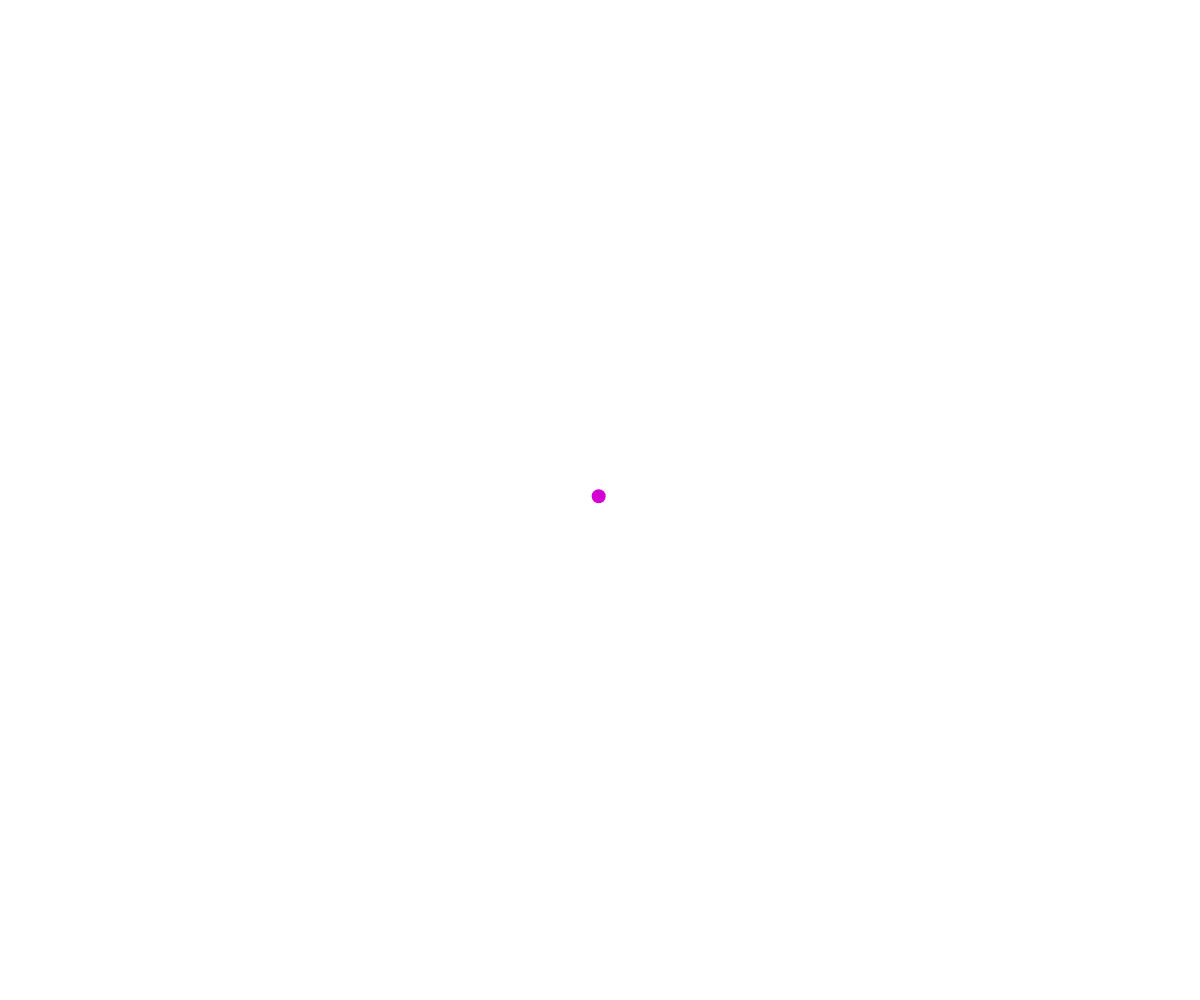
Frame 1 (no input)
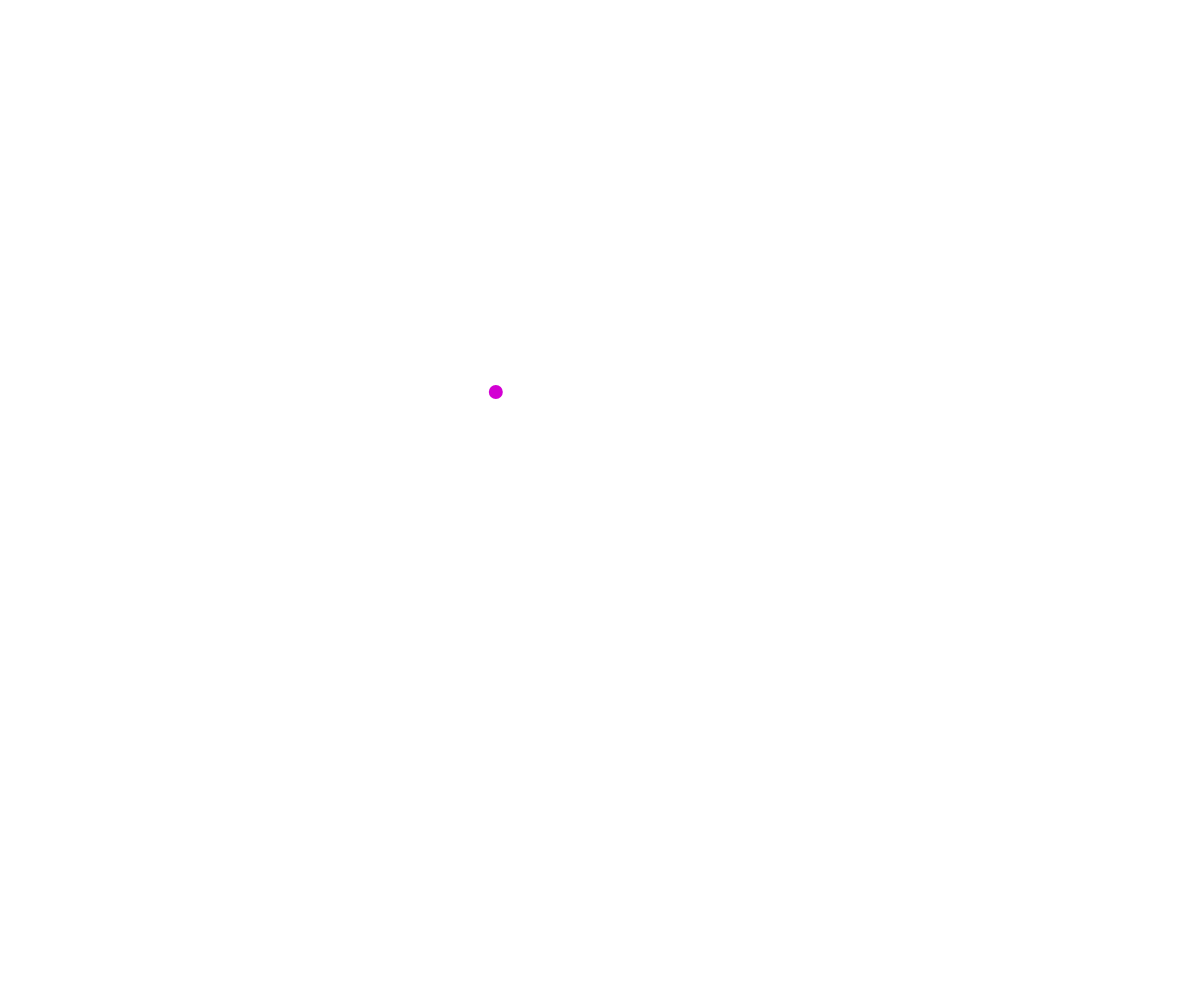
Frame 60 (no input)
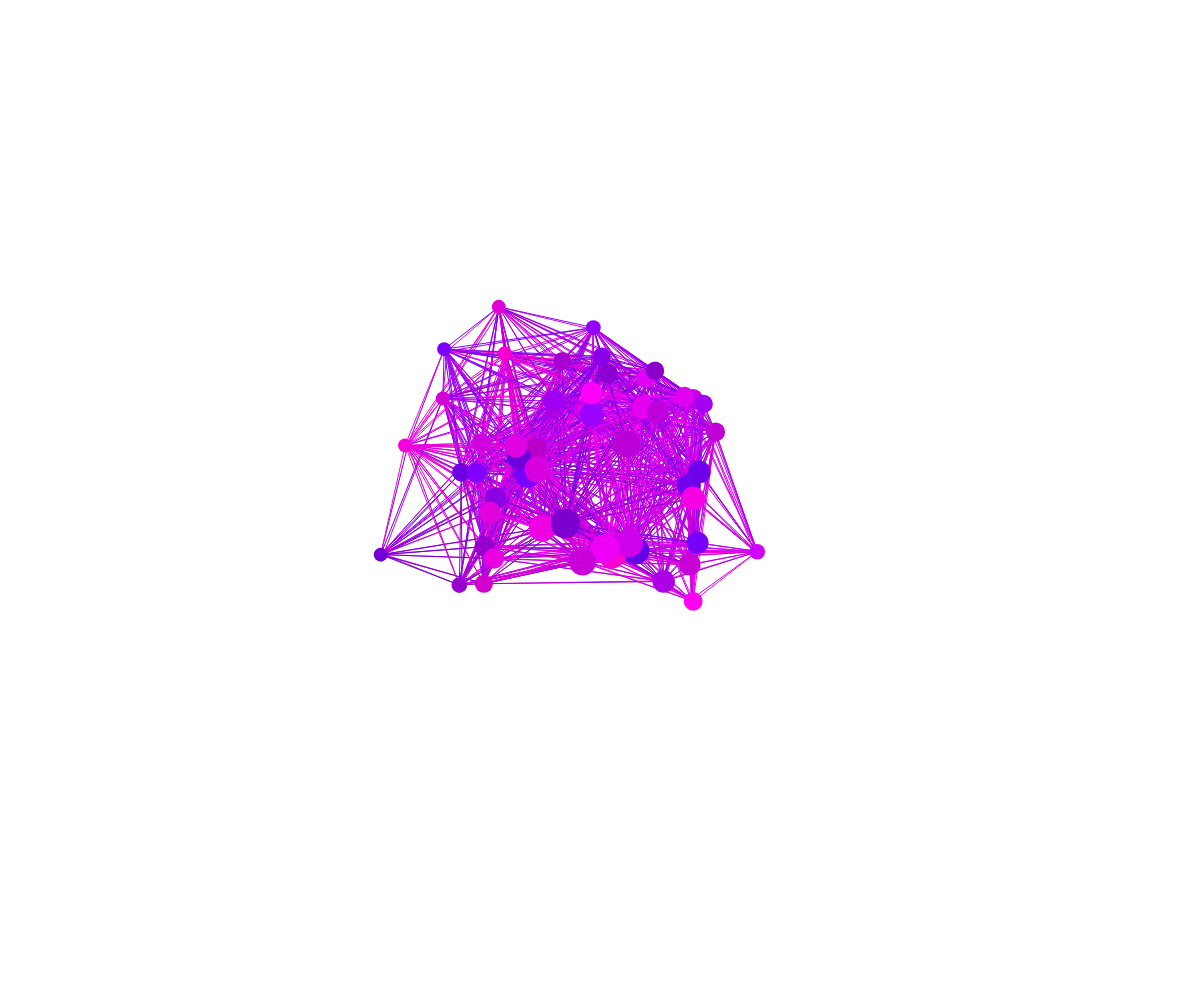
Frame 120 (the mouse pressed at the canvas centre since frame 60)

The p5.js sketch that drew these frames (run headless with seeded random() and noise() and a simulated clock; from frame 60 on, the mouse is pressed at the canvas centre):

// p5.js sketch
// ── sketch.js
// Connected Nodes OOP-
// Drake Jordan
// Nov 20, 2024

let nodes = [];

function setup() {
  createCanvas(windowWidth, windowHeight);
  addNode(width/2, height/2);
}

function draw() {
  background(255);

  // Move and draw lines
  for (let node of nodes) {
    node.update(nodes);
  }

  // Draw circles after, so they show up on top
  for (let node of nodes) {
    node.draw();
  }
}

function mousePressed() {
  for(let x = 0; x < 50; x++) {
  addNode(mouseX, mouseY);
  }
}

function addNode(x,y) {
  let node = new Node(x, y);
  nodes.push(node);
}

class Node {
  constructor(x, y) {
    this.x = x;
    this.y = y;

    this.speed = 5;
    this.radius = 7;

    this.color = color(random(100, 255), 0, random(200, 255));

    this.xTime = random(1000);
    this.yTime = random(1000);
    this.deltaTile = 0.01;

    this.reach = 180;
    this.minRadius = 7;
    this.maxRadius = 17;
  }

  draw() {
    noStroke();
    fill(this.color);
    circle(this.x, this.y, this.radius*2);
  }

  update(nodes) {
    this.move();
    this.correctEdgeCollision();
    this.connectNode(nodes);
    this.adjustSizeWithMouse();
  }

  adjustSizeWithMouse() {
    let mouseDistance = dist(this.x, this.y, mouseX, mouseY);
    if (mouseDistance < this.reach) {
      let size = map(mouseDistance, 0, this.reach, this.maxRadius, this.minRadius);
      this.radius = size;
    } 
    else {
      this.radius = 7;
    }
  }

  move() {
    // Pick random direction for movement
    let dx = noise(this.xTime);
    let dy = noise(this.yTime);

    // Scale to the movement speed
    this.dx = map(dx, 0, 1, -this.speed, this.speed);
    this.dy = map(dy, 0, 1, -this.speed, this.speed);

    // Move point
    this.x += this.dx;
    this.y += this.dy;

    // Increment on the time axis
    this.xTime += this.deltaTile;
    this.yTime += this.deltaTile;
  }

  correctEdgeCollision() {
    if (this.x <= 0) {
      this.x = width-2;
    } 
    else if (this.x >= width) {
      this.x = 1;
    }
    else if (this.y <= 0) {
      this.y = height-1;
    }
    else if (this.y >= height) {
      this.y = 1;
    }
  }

  connectNode(nodes) {
    for (let otherNode of nodes) {
      // Aviod drawing line to self
      if (this !== otherNode) {
        let pointDistance = dist(this.x, this.y, otherNode.x, otherNode.y);
        if (pointDistance < this.reach) {
          stroke(this.color);
          line(this.x, this.y, otherNode.x, otherNode.y);
        }
      }
    }
  }
}
